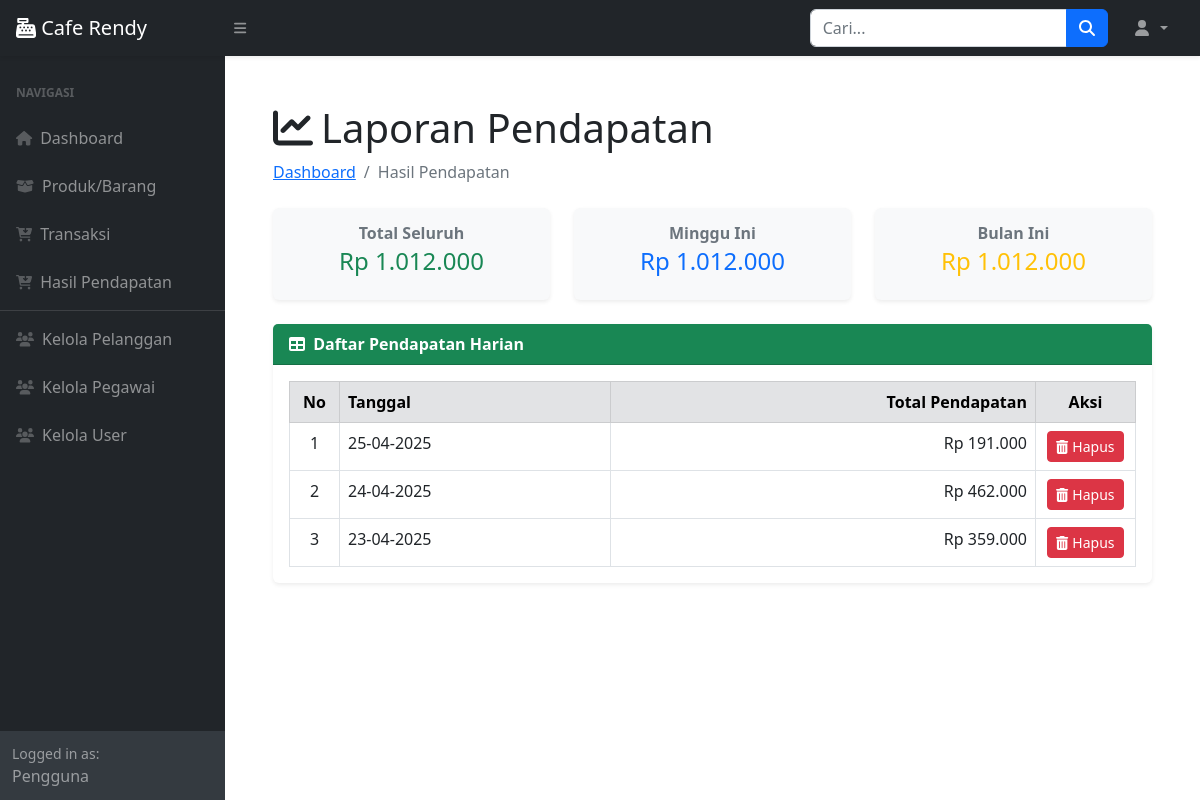
The page /?page=pendapatan on the database its author committed.
### tables this page shows
CREATE TABLE `pendapatan_harian` (
  `id_pendapatan` int(11) NOT NULL,
  `tanggal` date DEFAULT NULL,
  `total_pendapatan` int(11) DEFAULT NULL
);

### pendapatan.php (the view, shortened to what this page needs)
<div class="container-fluid px-4">
    <h1 class="mt-4"><i class="fas fa-chart-line me-2"></i>Laporan Pendapatan</h1>
    <ol class="breadcrumb mb-4">
        <li class="breadcrumb-item"><a href="index.php">Dashboard</a></li>
        <li class="breadcrumb-item active">Hasil Pendapatan</li>
    </ol>
    <?php
    include 'koneksi.php';
    $query = mysqli_query($koneksi, "SELECT tanggal_penjualan, SUM(total_harga) AS total_pendapatan
                                     FROM penjualan
                                     WHERE status_pembayaran = 'Lunas'
                                     GROUP BY tanggal_penjualan
                                     ORDER BY tanggal_penjualan DESC");
    while ($data = mysqli_fetch_array($query)) {
        $tanggal = $data['tanggal_penjualan'];
        $total = $data['total_pendapatan'];
        $cek = mysqli_query($koneksi, "SELECT * FROM pendapatan_harian WHERE tanggal = '$tanggal'");
        if (mysqli_num_rows($cek) == 0) {
            mysqli_query($koneksi, "INSERT INTO pendapatan_harian (tanggal, total_pendapatan) VALUES ('$tanggal', '$total')");
        } else {
            mysqli_query($koneksi, "UPDATE pendapatan_harian SET total_pendapatan = '$total' WHERE tanggal = '$tanggal'");
        }
    }
    $totalAll = mysqli_fetch_assoc(mysqli_query($koneksi, "SELECT SUM(total_pendapatan) AS total FROM pendapatan_harian"))['total'];
    $totalWeek = mysqli_fetch_assoc(mysqli_query($koneksi, "SELECT SUM(total_pendapatan) AS total FROM pendapatan_harian WHERE WEEK(tanggal, 1) = WEEK(CURDATE(), 1) AND YEAR(tanggal) = YEAR(CURDATE())"))['total'];
    $totalMonth = mysqli_fetch_assoc(mysqli_query($koneksi, "SELECT SUM(total_pendapatan) AS total FROM pendapatan_harian WHERE MONTH(tanggal) = MONTH(CURDATE()) AND YEAR(tanggal) = YEAR(CURDATE())"))['total'];
    ?>
    <div class="row mb-4">
        <div class="col-md-4">
            <div class="card border-0 shadow-sm bg-light">
                <div class="card-body text-center">
                    <h6 class="fw-bold text-muted mb-1">Total Seluruh</h6>
                    <h4 class="text-success">Rp <?= number_format($totalAll, 0, ',', '.'); ?></h4>
                </div>
            </div>
        </div>
        <div class="col-md-4">
            <div class="card border-0 shadow-sm bg-light">
                <div class="card-body text-center">
                    <h6 class="fw-bold text-muted mb-1">Minggu Ini</h6>
                    <h4 class="text-primary">Rp <?= number_format($totalWeek, 0, ',', '.'); ?></h4>
                </div>
            </div>
        </div>
        <div class="col-md-4">
            <div class="card border-0 shadow-sm bg-light">
                <div class="card-body text-center">
                    <h6 class="fw-bold text-muted mb-1">Bulan Ini</h6>
                    <h4 class="text-warning">Rp <?= number_format($totalMonth, 0, ',', '.'); ?></h4>
                </div>
            </div>
        </div>
    </div>
    <div class="card border-0 shadow-sm">
        <div class="card-header bg-success text-white fw-bold">
            <i class="fas fa-table me-1"></i> Daftar Pendapatan Harian
        </div>
        <div class="card-body">
            <div class="table-responsive">
                <table class="table table-bordered table-hover mb-0" id="pendapatanTable">
                    <thead class="table-secondary text-center">
                        <tr>
                            <th class="text-center" width="50">No</th>
                            <th class="text-start">Tanggal</th>
                            <th class="text-end">Total Pendapatan</th>
                            <th class="text-center" width="100">Aksi</th>
                        </tr>
                    </thead>
                    <tbody>
                        <?php
                        $result = mysqli_query($koneksi, "SELECT * FROM pendapatan_harian ORDER BY tanggal DESC");
                        $no = 1;
                        while ($row = mysqli_fetch_array($result)) {
                        ?>
                            <tr>
                                <td class="text-center"><?= $no++; ?></td>
                                <td class="text-start"><?= date('d-m-Y', strtotime($row['tanggal'])); ?></td>
                                <td class="text-end">Rp <?= number_format($row['total_pendapatan'], 0, ',', '.'); ?></td>
                                <td class="text-center">
                                    <a href="?page=pendapatan&hapus=<?= $row['tanggal']; ?>" class="btn btn-sm btn-danger"
                                       onclick="return confirm('Yakin ingin menghapus data tanggal <?= date('d-m-Y', strtotime($row['tanggal'])); ?>?')">
                                        <i class="fas fa-trash-alt"></i> Hapus
                                    </a>
                                </td>
                            </tr>
                        <?php } ?>
                    </tbody>
                </table>
            </div>
        </div>
    </div>
</div>

### rows shown on the page
pendapatan_harian: tanggal "25-04-2025", total_pendapatan "191.000"
pendapatan_harian: tanggal "24-04-2025", total_pendapatan "462.000"
pendapatan_harian: tanggal "23-04-2025", total_pendapatan "359.000"

### other values the page prints
$totalAll "1.012.000"
$totalWeek "1.012.000"
$totalMonth "1.012.000"
